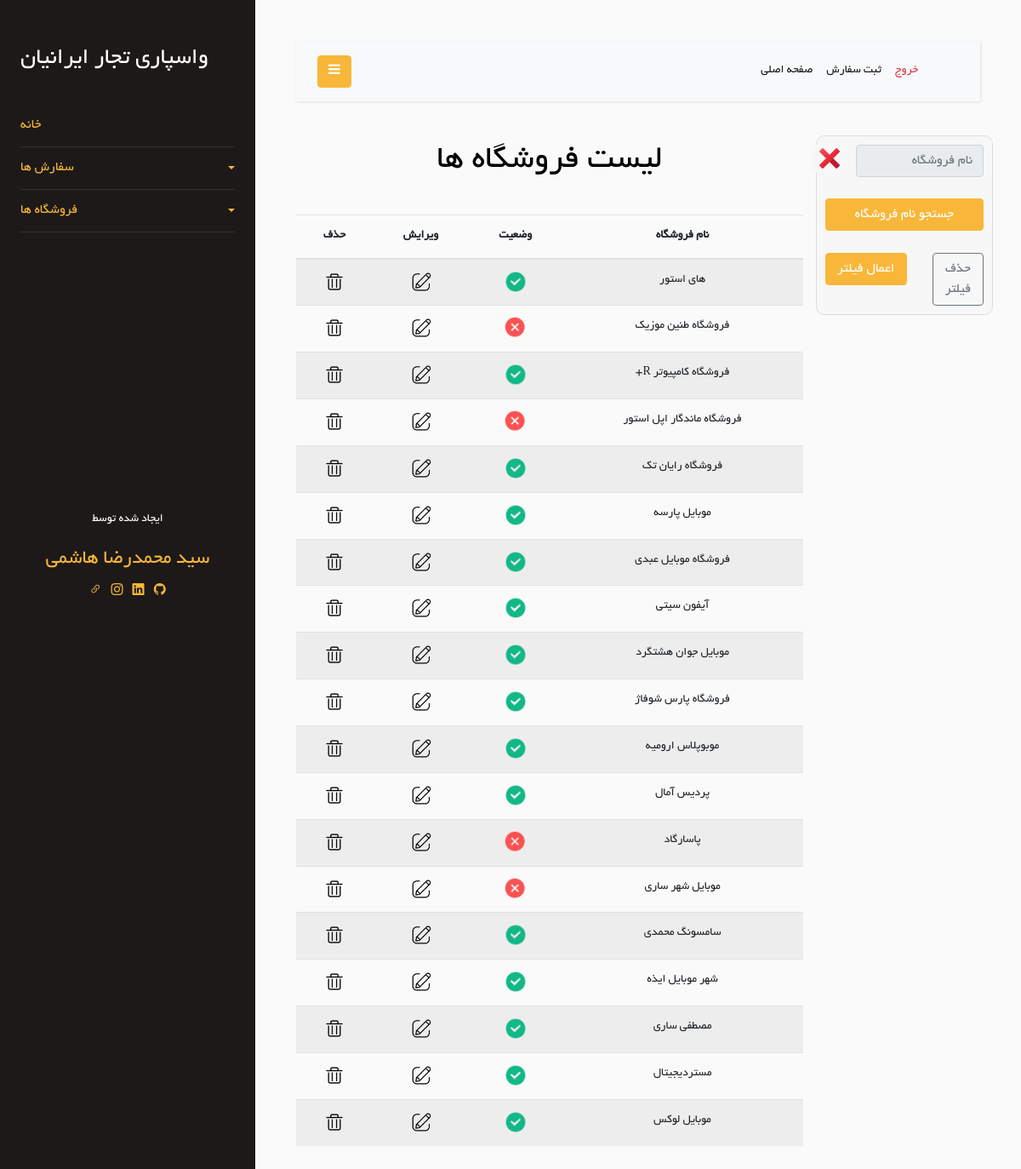
/Store/show-store (signed in), run on the app's committed database.
### Store/models.py (models this page shows, shortened)
class Store(models.Model):
    store_name = models.CharField(max_length=100)
    is_active = models.BooleanField(default=True)
    is_delete = models.BooleanField(default=False)
    class Meta:
        db_table = 'Store'

### Store/views.py (the view)
# urls.py: path('show-store', views.show_store, name='show-store'),
@login_required
def show_store(request):
    filter_store = FilterStoreForm(request.POST)
    stores = Store.objects.all()
    found_stores = Store.objects.filter(is_delete=False)
    context = {
        'stores': stores,
        'found_stores': found_stores,
        'filterStoreForm': filter_store,
    }
    return render(request, 'Store/show-stores.html', context)

### Store/forms.py
class FilterStoreForm(forms.Form):
    store_name = forms.CharField(
        label='نام فروشگاه',
        required=False,
        widget=forms.TextInput(attrs=
        {
            'class': 'form-control',
            'placeholder': 'نام فروشگاه',
            'id': 'store_id_input',
            'readonly': 'readonly',
            'type': 'hidden',
            'rows': 3,
        }),
    )

### Store/templates/Store/show-stores.html (shortened to what this page needs)
{% extends 'base/layout.html' %}
{% load static %}
{% block header-link %}
    <link rel="stylesheet" href="{% static 'css/Order/show-orders.css' %}"/>
    <link rel="stylesheet" href="{% static 'css/Store/show-stores-style.css' %}">
{% endblock %}
{% block mian %}
    <div class="row">
        <div class="col-md-3">
            <div class="row">
                <div class="col-12 action_box">
                    <form method="post" action="{% url 'filter_stores' %}">
                        <div class="row">
                            <div class="col-10">
                                <input type="text" placeholder="نام فروشگاه" class="form-control" readonly
                                       id="fake_store_id_input" required/>
                            </div>
                            <div class="col-2">
                                <button type="button" onclick="remove_from_input()" id="remove-btn">
                                    <img id="remove-icon" src="{% static 'icon/icons8-delete-48.png' %}">
                                </button>
                            </div>
                        </div>
                        <br/>
                        <div class="row">
                            <div class="col-12">
                                <button type="button" onclick="show_stores()" class="btn btn-primary" id="search-btn"
                                        style="width: 100%">
                                    جستجو نام فروشگاه
                                </button>
                            </div>
                        </div>
                        <br/>
                        <div class="row">
                            <div class="col-5">
                                <a class="btn btn-outline-secondary" href="{% url 'show-store' %}" style="width: 100%">حذف
                                    فیلتر</a>
                            </div>
                            <div class="col-7">
                                <button class="btn btn-primary" type="submit" style="width: 100%">اعمال فیلتر</button>
                            </div>
                        </div>
                    </form>
                </div>
            </div>
        </div>
        <div class="col-md-9 text-center">
            <h1>لیست فروشگاه ها</h1>
            <br/>
            <div class="row">
                <div class="col-12">
                    <div class="table-responsive">
                        <table class="table table-striped">
                            <thead>
                            <tr>
                                <th>نام فروشگاه</th>
                                <th>وضعیت</th>
                                <th>ویرایش</th>
                                <th>حذف</th>
                            </tr>
                            </thead>
                            <tbody>
                            {% for store in found_stores %}
                                <tr>
                                    <td>{{ store.store_name }}</td>
                                    <td>
                                        {% if store.is_active %}
                                            <img class="icon" src="{% static 'icons/icons8-checkmark-64.png' %}"/>
                                        {% else %}
                                            <img class="icon" src="{% static 'icons/icons8-no-64.png' %}">
                                        {% endif %}
                                    </td>
                                    <td>
                                        <a href="{% url 'update-store' store_id=store.id %}">
                                            <img class="icon" src="{% static 'Order/image/edit-icon.png' %}"/>
                                        </a>
                                    </td>
                                    <td>
                                        <a href="{% url 'delete-store' store_id=store.id %}"
                                           onclick="return confirmDelete(event)">
                                            <img class="icon" src="{% static 'Order/image/delete-icon.png' %}"/>
                                        </a>
                                    </td>
                                </tr>
                            {% endfor %}
                            </tbody>
                        </table>
                    </div>
                </div>
            </div>
        </div>
    </div>
{% endblock %}

### Order/static/css/Order/show-orders.css (style rules this page uses)
.action_box { background-color: rgba(248, 248, 248, 0.89); padding: 10px; border-radius: 10px; border:1px solid gainsboro ; }
.icon { width: 28px; }
#remove-btn { border: none; background-color: rgba(248, 248, 248, 0.89); margin-right: -20px; }
#remove-icon { width: 30px; }
form { direction: rtl; }

### Store/static/css/Store/show-stores-style.css (style rules this page uses)
.icon { width: 28px; }

### data on the page
Store: store_name "های استور", is_active True (drawn)
Store: store_name "فروشگاه طنین موزیک", is_active False (drawn)
Store: store_name "فروشگاه کامپیوتر R+", is_active True (drawn)
Store: store_name "فروشگاه ماندگار اپل استور", is_active False (drawn)
Store: store_name "فروشگاه رایان تک", is_active True (drawn)
Store: store_name "موبایل پارسه", is_active True (drawn)
Store: store_name "فروشگاه موبایل عبدی", is_active True (drawn)
Store: store_name "آیفون سیتی", is_active True (drawn)
Store: store_name "موبایل جوان هشتگرد", is_active True (drawn)
Store: store_name "فروشگاه پارس شوفاژ", is_active True (drawn)
Store: store_name "موبوپلاس ارومیه", is_active True (drawn)
Store: store_name "پردیس آمال", is_active True (drawn)
Store: store_name "پاسارگاد", is_active False (drawn)
Store: store_name "موبایل شهر ساری", is_active False (drawn)
Store: store_name "سامسونگ محمدی", is_active True (drawn)
Store: store_name "شهر موبایل ایذه", is_active True (drawn)
Store: store_name "مصطفی ساری", is_active True (drawn)
Store: store_name "مستردیجیتال", is_active True (drawn)
Store: store_name "موبایل لوکس", is_active True (drawn)
